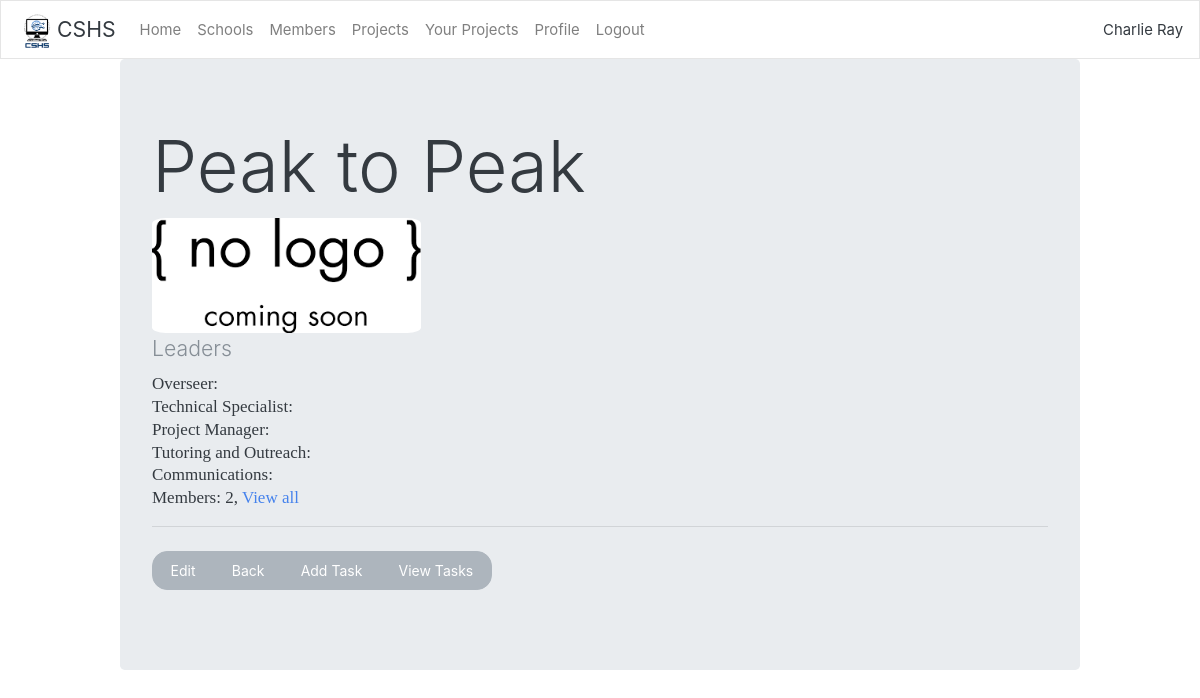
The app's page /schools/1/ (signed in) with its own data.
### users/models.py (models this page shows)
class User(AbstractUser):
    username = models.CharField(_("username"), max_length=100)
    email = models.EmailField(_('email address'), unique=True)
    USERNAME_FIELD = 'email'
    REQUIRED_FIELDS = ['username']
    objects = UserManager()

### schools/models.py (models this page shows)
class School(models.Model):
    name = models.CharField(max_length=50)
    logo = models.ImageField(upload_to="school_logos", blank=True)
    overseer = models.OneToOneField(settings.AUTH_USER_MODEL, on_delete=models.SET_NULL, null=True, related_name="overseer_of")
    tech_spec = models.OneToOneField(settings.AUTH_USER_MODEL, on_delete=models.SET_NULL, null=True, related_name="techincal_specialist_of")
    proj_man = models.OneToOneField(settings.AUTH_USER_MODEL, on_delete=models.SET_NULL, null=True, related_name="project_manager_of")
    tut_out = models.OneToOneField(settings.AUTH_USER_MODEL, on_delete=models.SET_NULL, null=True, related_name="tutoring_outreach_of")
    coms = models.OneToOneField(settings.AUTH_USER_MODEL, on_delete=models.SET_NULL, null=True, related_name="communications_of")
    @property
    def safe_img_url(self):
        if self.logo:
            return self.logo.url
        else:
            return "/media/school_logos/default.png"

### profiles/models.py (models this page shows, shortened)
class Profile(models.Model):
    user = models.OneToOneField(settings.AUTH_USER_MODEL, on_delete=models.CASCADE)
    school = models.ForeignKey(School, on_delete=models.DO_NOTHING, related_name="students", null=True)
    grade = models.IntegerField()
    picture = models.ImageField(upload_to="profile_picture", blank=True)
    github = models.URLField(max_length=300)
    teir = models.IntegerField()
    bio = models.TextField()

### schools/views.py (the view)
# urls.py: path("<int:school_id>/", views.view, name="view"),
def view(response, school_id):
    school = School.objects.get(id=school_id)
    return render(response, "schools/viewschool.html", {'school':school})

### schools/templates/schools/viewschool.html (shortened to what this page needs)
{% extends "main/home.html" %}
{% load crispy_forms_tags %}
{% block constantcontent %}
    <div class="jumbotron" style="width: 80%; margin: auto;">
        <h1 class="display-3">{{school.name}}</h1>
        <img src="{{school.safe_img_url}}" class="profile-picture" style="width: 30%; border-radius: 5%;">
        <p class="lead">Leaders </p>
        <p class="school-info">Overseer: <a href="/profile/{{school.overseer.id}}">{{school.overseer.username}}</a></p>
        <p class="school-info">Technical Specialist: <a href="/profile/{{school.tech_spec.id}}">{{school.tech_spec.username}}</a></p>
        <p class="school-info">Project Manager: <a href="/profile/{{school.proj_man.id}}">{{school.proj_man.username}}</a></p>
        <p class="school-info">Tutoring and Outreach: <a href="/profile/{{school.tut_out.id}}">{{school.tut_out.username}}</a></p>
        <p class="school-info">Communications: <a href="/profile/{{school.coms.id}}">{{school.coms.username}}</a></p>
        <p class="school-info">Members: {{school.students.all|length}}, <a href="/schools/{{school.id}}/viewmembers/">View all</a></p>
        <hr class="my-4">
        <p class="lead">
        <div class="btn-group" role="group">
            <a class="btn btn-secondary" href="edit/" role="button">Edit</a>
            <button type="button" class="btn btn-secondary" onclick="history.back()">Back</button>
            <a class="btn btn-secondary" href="addtask/" role="button">Add Task</a>
            <a class="btn btn-secondary" href="viewtasks/" role="button">View Tasks</a>
        </div>
        </p>
    </div>
{% endblock %}

### main/templates/main/home.html (shortened to what this page needs)
{% extends "main/base.html" %}
{% load static %}
{% block content %}
<nav class="navbar navbar-expand-lg navbar-light bg-light">
    <img src = "{% static 'main/images/cshslogo.png' %}" width="40" height="40">
    <a class="navbar-brand">CSHS</a>
    <div class="collapse navbar-collapse" id="navbarColor03">
      <ul class="navbar-nav mr-auto">
        <li class="nav-item">
            <a class="nav-link" href="/home">Home</a>
        </li>
        <li class="nav-item">
            <a class="nav-link" href="/schools">Schools</a>
        </li>
        <li class="nav-item">
            <a class="nav-link" href="/users/view">Members</a>
        </li>
        {% if user.is_authenticated %}
            <li class="nav-item">
                <a class="nav-link" href="/projects/">Projects</a>
            </li>
            <li class="nav-item">
                <a class="nav-link" href="/profile/projects/">Your Projects</a>
            </li>
            <li class="nav-item">
                <a class="nav-link" href="/profile/">Profile</a>
            </li>
            <li class="nav-item">
                <a class="nav-link" href="/logout/">Logout</a>
            </li>
        {% endif %}
      </ul>
      <form class="form-inline my-2 my-lg-0">
        <a>{{user.username}}</a>
      </form>
    </div>
  </nav>
  {% block constantcontent %}{% endblock %}
{% endblock %}

### schools/templates/schools/viewschool.html (style rules this page uses)
.school-info { line-height: 0.4em; }

### records on screen
User: username "Charlie Ray"
School: name "Peak to Peak", students.all|length "2"
